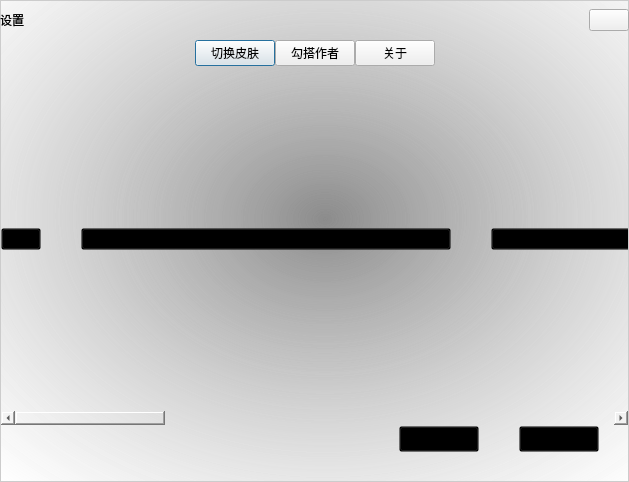
<?xml version="1.0" encoding="UTF-8"?>
<ui version="4.0">
 <class>Setting</class>
 <widget class="QDialog" name="Setting">
  <property name="geometry">
   <rect>
    <x>0</x>
    <y>0</y>
    <width>629</width>
    <height>482</height>
   </rect>
  </property>
  <property name="windowTitle">
   <string>Dialog</string>
  </property>
  <property name="styleSheet">
   <string notr="true">QDialog{
	background-color:qradialgradient(spread:pad, cx:0.517, cy:0.443182, radius:0.757, fx:0.517, fy:0.455, stop:0 rgba(97, 97, 97, 122), stop:1 rgba(255, 255, 255, 255));
	border: 1px solid #cccccc;
}
QWidget#scrollAreaWidgetContents{
	min-width:2500px;
}
</string>
  </property>
  <layout class="QHBoxLayout" name="horizontalLayout_6">
   <property name="spacing">
    <number>0</number>
   </property>
   <property name="leftMargin">
    <number>0</number>
   </property>
   <property name="topMargin">
    <number>0</number>
   </property>
   <property name="rightMargin">
    <number>0</number>
   </property>
   <property name="bottomMargin">
    <number>0</number>
   </property>
   <item>
    <layout class="QVBoxLayout" name="verticalLayout_4">
     <property name="spacing">
      <number>0</number>
     </property>
     <item>
      <widget class="QWidget" name="widget_top" native="true">
       <property name="minimumSize">
        <size>
         <width>0</width>
         <height>40</height>
        </size>
       </property>
       <layout class="QHBoxLayout" name="horizontalLayout_5">
        <property name="spacing">
         <number>0</number>
        </property>
        <property name="leftMargin">
         <number>0</number>
        </property>
        <property name="topMargin">
         <number>0</number>
        </property>
        <property name="rightMargin">
         <number>0</number>
        </property>
        <property name="bottomMargin">
         <number>0</number>
        </property>
        <item>
         <widget class="QLabel" name="label_setTile">
          <property name="text">
           <string>设置</string>
          </property>
         </widget>
        </item>
        <item>
         <spacer name="horizontalSpacer_3">
          <property name="orientation">
           <enum>Qt::Horizontal</enum>
          </property>
          <property name="sizeHint" stdset="0">
           <size>
            <width>527</width>
            <height>20</height>
           </size>
          </property>
         </spacer>
        </item>
        <item>
         <widget class="QPushButton" name="pushButton_close">
          <property name="focusPolicy">
           <enum>Qt::NoFocus</enum>
          </property>
          <property name="text">
           <string/>
          </property>
         </widget>
        </item>
       </layout>
      </widget>
     </item>
     <item>
      <layout class="QVBoxLayout" name="verticalLayout_3">
       <property name="spacing">
        <number>0</number>
       </property>
       <item>
        <widget class="QWidget" name="widgetbar" native="true">
         <layout class="QGridLayout" name="gridLayout">
          <property name="leftMargin">
           <number>0</number>
          </property>
          <property name="topMargin">
           <number>0</number>
          </property>
          <property name="rightMargin">
           <number>0</number>
          </property>
          <property name="bottomMargin">
           <number>0</number>
          </property>
          <property name="spacing">
           <number>0</number>
          </property>
          <item row="0" column="0">
           <layout class="QHBoxLayout" name="horizontalLayout_2">
            <property name="spacing">
             <number>0</number>
            </property>
            <item>
             <spacer name="horizontalSpacer_4">
              <property name="orientation">
               <enum>Qt::Horizontal</enum>
              </property>
              <property name="sizeHint" stdset="0">
               <size>
                <width>40</width>
                <height>20</height>
               </size>
              </property>
             </spacer>
            </item>
            <item>
             <widget class="QPushButton" name="pushButtonshow">
              <property name="text">
               <string>切换皮肤</string>
              </property>
             </widget>
            </item>
            <item>
             <widget class="QPushButton" name="pushButton_message">
              <property name="text">
               <string>勾搭作者</string>
              </property>
             </widget>
            </item>
            <item>
             <widget class="QPushButton" name="pushButton_about">
              <property name="text">
               <string>关于</string>
              </property>
              <property name="checkable">
               <bool>true</bool>
              </property>
             </widget>
            </item>
            <item>
             <spacer name="horizontalSpacer_5">
              <property name="orientation">
               <enum>Qt::Horizontal</enum>
              </property>
              <property name="sizeHint" stdset="0">
               <size>
                <width>40</width>
                <height>20</height>
               </size>
              </property>
             </spacer>
            </item>
           </layout>
          </item>
         </layout>
        </widget>
       </item>
       <item>
        <widget class="QWidget" name="widget_2" native="true">
         <layout class="QVBoxLayout" name="verticalLayout">
          <property name="spacing">
           <number>0</number>
          </property>
          <property name="leftMargin">
           <number>0</number>
          </property>
          <property name="topMargin">
           <number>0</number>
          </property>
          <property name="rightMargin">
           <number>0</number>
          </property>
          <property name="bottomMargin">
           <number>0</number>
          </property>
          <item>
           <widget class="QStackedWidget" name="stackedWidget">
            <property name="styleSheet">
             <string notr="true">background-color:rgba(0,0,0,0);</string>
            </property>
            <property name="currentIndex">
             <number>0</number>
            </property>
            <widget class="QWidget" name="page">
             <layout class="QVBoxLayout" name="verticalLayout_8">
              <property name="spacing">
               <number>0</number>
              </property>
              <property name="leftMargin">
               <number>0</number>
              </property>
              <property name="topMargin">
               <number>0</number>
              </property>
              <property name="rightMargin">
               <number>0</number>
              </property>
              <property name="bottomMargin">
               <number>0</number>
              </property>
              <item>
               <layout class="QVBoxLayout" name="verticalLayout_7">
                <property name="spacing">
                 <number>0</number>
                </property>
                <item>
                 <layout class="QHBoxLayout" name="horizontalLayout_3">
                  <property name="spacing">
                   <number>0</number>
                  </property>
                  <item>
                   <widget class="QScrollArea" name="scrollArea">
                    <property name="cursor" stdset="0">
                     <cursorShape>ArrowCursor</cursorShape>
                    </property>
                    <property name="verticalScrollBarPolicy">
                     <enum>Qt::ScrollBarAlwaysOff</enum>
                    </property>
                    <property name="horizontalScrollBarPolicy">
                     <enum>Qt::ScrollBarAlwaysOn</enum>
                    </property>
                    <property name="sizeAdjustPolicy">
                     <enum>QAbstractScrollArea::AdjustIgnored</enum>
                    </property>
                    <property name="widgetResizable">
                     <bool>true</bool>
                    </property>
                    <widget class="QWidget" name="scrollAreaWidgetContents">
                     <property name="geometry">
                      <rect>
                       <x>-1881</x>
                       <y>0</y>
                       <width>2500</width>
                       <height>336</height>
                      </rect>
                     </property>
                     <layout class="QHBoxLayout" name="horizontalLayout_8">
                      <property name="leftMargin">
                       <number>0</number>
                      </property>
                      <property name="topMargin">
                       <number>0</number>
                      </property>
                      <property name="rightMargin">
                       <number>0</number>
                      </property>
                      <property name="bottomMargin">
                       <number>0</number>
                      </property>
                      <item>
                       <layout class="QHBoxLayout" name="horizontalLayout_7">
                        <property name="spacing">
                         <number>40</number>
                        </property>
                        <item>
                         <widget class="QPushButton" name="pushButton_blue">
                          <property name="sizePolicy">
                           <sizepolicy hsizetype="Fixed" vsizetype="Fixed">
                            <horstretch>0</horstretch>
                            <verstretch>0</verstretch>
                           </sizepolicy>
                          </property>
                          <property name="focusPolicy">
                           <enum>Qt::NoFocus</enum>
                          </property>
                          <property name="text">
                           <string/>
                          </property>
                          <property name="checkable">
                           <bool>true</bool>
                          </property>
                         </widget>
                        </item>
                        <item>
                         <widget class="QPushButton" name="pushButton_red">
                          <property name="focusPolicy">
                           <enum>Qt::NoFocus</enum>
                          </property>
                          <property name="text">
                           <string/>
                          </property>
                          <property name="checkable">
                           <bool>true</bool>
                          </property>
                         </widget>
                        </item>
                        <item>
                         <widget class="QPushButton" name="pushButton_purple">
                          <property name="focusPolicy">
                           <enum>Qt::NoFocus</enum>
                          </property>
                          <property name="text">
                           <string/>
                          </property>
                          <property name="checkable">
                           <bool>true</bool>
                          </property>
                         </widget>
                        </item>
                        <item>
                         <widget class="QPushButton" name="pushButton_green">
                          <property name="focusPolicy">
                           <enum>Qt::NoFocus</enum>
                          </property>
                          <property name="styleSheet">
                           <string notr="true"/>
                          </property>
                          <property name="text">
                           <string/>
                          </property>
                          <property name="checkable">
                           <bool>true</bool>
                          </property>
                         </widget>
                        </item>
                        <item>
                         <widget class="QPushButton" name="pushButton_green_2">
                          <property name="focusPolicy">
                           <enum>Qt::NoFocus</enum>
                          </property>
                          <property name="text">
                           <string/>
                          </property>
                          <property name="checkable">
                           <bool>true</bool>
                          </property>
                         </widget>
                        </item>
                        <item>
                         <widget class="QPushButton" name="pushButton_blue_2">
                          <property name="focusPolicy">
                           <enum>Qt::NoFocus</enum>
                          </property>
                          <property name="text">
                           <string/>
                          </property>
                          <property name="checkable">
                           <bool>true</bool>
                          </property>
                         </widget>
                        </item>
                        <item>
                         <widget class="QPushButton" name="pushButton_yellow">
                          <property name="focusPolicy">
                           <enum>Qt::NoFocus</enum>
                          </property>
                          <property name="text">
                           <string/>
                          </property>
                          <property name="checkable">
                           <bool>true</bool>
                          </property>
                         </widget>
                        </item>
                       </layout>
                      </item>
                     </layout>
                    </widget>
                   </widget>
                  </item>
                 </layout>
                </item>
                <item>
                 <layout class="QHBoxLayout" name="horizontalLayout_4">
                  <property name="spacing">
                   <number>40</number>
                  </property>
                  <property name="rightMargin">
                   <number>30</number>
                  </property>
                  <property name="bottomMargin">
                   <number>30</number>
                  </property>
                  <item>
                   <spacer name="horizontalSpacer_2">
                    <property name="orientation">
                     <enum>Qt::Horizontal</enum>
                    </property>
                    <property name="sizeHint" stdset="0">
                     <size>
                      <width>40</width>
                      <height>20</height>
                     </size>
                    </property>
                   </spacer>
                  </item>
                  <item>
                   <widget class="QPushButton" name="pushButton_color">
                    <property name="focusPolicy">
                     <enum>Qt::NoFocus</enum>
                    </property>
                    <property name="text">
                     <string>自定义颜色</string>
                    </property>
                   </widget>
                  </item>
                  <item>
                   <widget class="QPushButton" name="pushButton_ok">
                    <property name="focusPolicy">
                     <enum>Qt::NoFocus</enum>
                    </property>
                    <property name="text">
                     <string>确定</string>
                    </property>
                   </widget>
                  </item>
                 </layout>
                </item>
               </layout>
              </item>
             </layout>
            </widget>
            <widget class="QWidget" name="page_3">
             <layout class="QVBoxLayout" name="verticalLayout_6">
              <property name="spacing">
               <number>0</number>
              </property>
              <property name="leftMargin">
               <number>0</number>
              </property>
              <property name="topMargin">
               <number>0</number>
              </property>
              <property name="rightMargin">
               <number>0</number>
              </property>
              <property name="bottomMargin">
               <number>0</number>
              </property>
              <item>
               <layout class="QVBoxLayout" name="verticalLayout_5">
                <property name="spacing">
                 <number>0</number>
                </property>
                <item>
                 <widget class="QListView" name="listView"/>
                </item>
                <item>
                 <layout class="QVBoxLayout" name="verticalLayout_2">
                  <property name="spacing">
                   <number>0</number>
                  </property>
                  <item>
                   <widget class="QTextEdit" name="textEdit"/>
                  </item>
                  <item>
                   <layout class="QHBoxLayout" name="horizontalLayout">
                    <property name="spacing">
                     <number>0</number>
                    </property>
                    <item>
                     <spacer name="horizontalSpacer">
                      <property name="orientation">
                       <enum>Qt::Horizontal</enum>
                      </property>
                      <property name="sizeHint" stdset="0">
                       <size>
                        <width>40</width>
                        <height>20</height>
                       </size>
                      </property>
                     </spacer>
                    </item>
                    <item>
                     <widget class="QPushButton" name="pushButton_send">
                      <property name="text">
                       <string>发送</string>
                      </property>
                     </widget>
                    </item>
                   </layout>
                  </item>
                 </layout>
                </item>
               </layout>
              </item>
             </layout>
            </widget>
            <widget class="QWidget" name="page_2">
             <widget class="QTextEdit" name="textEdit_about">
              <property name="geometry">
               <rect>
                <x>100</x>
                <y>60</y>
                <width>431</width>
                <height>281</height>
               </rect>
              </property>
             </widget>
             <widget class="QLabel" name="label_about">
              <property name="geometry">
               <rect>
                <x>260</x>
                <y>20</y>
                <width>141</width>
                <height>20</height>
               </rect>
              </property>
              <property name="layoutDirection">
               <enum>Qt::LeftToRight</enum>
              </property>
              <property name="text">
               <string>关于程序</string>
              </property>
             </widget>
            </widget>
           </widget>
          </item>
         </layout>
        </widget>
       </item>
      </layout>
     </item>
    </layout>
   </item>
  </layout>
 </widget>
 <resources/>
 <connections/>
</ui>
